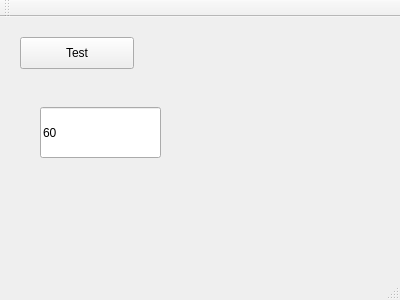
<?xml version="1.0" encoding="UTF-8"?>
<ui version="4.0">
 <class>MainWindow</class>
 <widget class="QMainWindow" name="MainWindow">
  <property name="geometry">
   <rect>
    <x>0</x>
    <y>0</y>
    <width>400</width>
    <height>300</height>
   </rect>
  </property>
  <property name="windowTitle">
   <string>MainWindow</string>
  </property>
  <widget class="QWidget" name="centralWidget">
   <widget class="QPushButton" name="pushButton">
    <property name="geometry">
     <rect>
      <x>20</x>
      <y>20</y>
      <width>114</width>
      <height>32</height>
     </rect>
    </property>
    <property name="text">
     <string>Test</string>
    </property>
   </widget>
   <widget class="QLineEdit" name="lineEdit">
    <property name="geometry">
     <rect>
      <x>40</x>
      <y>90</y>
      <width>121</width>
      <height>51</height>
     </rect>
    </property>
    <property name="text">
     <string>60</string>
    </property>
   </widget>
  </widget>
  <widget class="QMenuBar" name="menuBar">
   <property name="geometry">
    <rect>
     <x>0</x>
     <y>0</y>
     <width>400</width>
     <height>22</height>
    </rect>
   </property>
  </widget>
  <widget class="QToolBar" name="mainToolBar">
   <attribute name="toolBarArea">
    <enum>TopToolBarArea</enum>
   </attribute>
   <attribute name="toolBarBreak">
    <bool>false</bool>
   </attribute>
  </widget>
  <widget class="QStatusBar" name="statusBar"/>
 </widget>
 <layoutdefault spacing="6" margin="11"/>
 <resources/>
 <connections/>
</ui>
